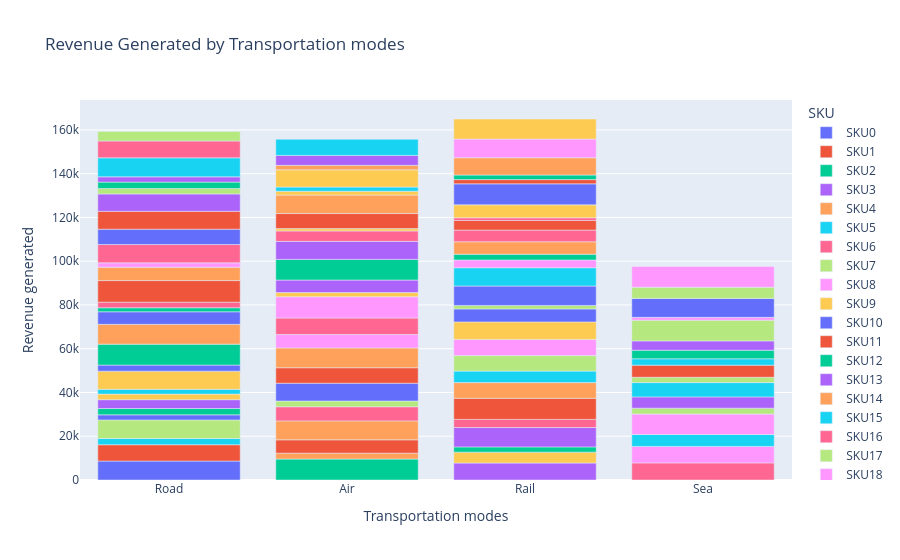

The notebook cell this image was saved under:
### Code cell
#Relation between Transportation modes and Revenue Generated
fig= px.bar(
    data_p,
    x="Transportation modes",
    y="Revenue generated",
    color="SKU",
    title="Revenue Generated by Transportation modes",
    labels={"Revenue Generated": "Revenue"},
    hover_data=["Shipping costs"]
)
fig.show()
